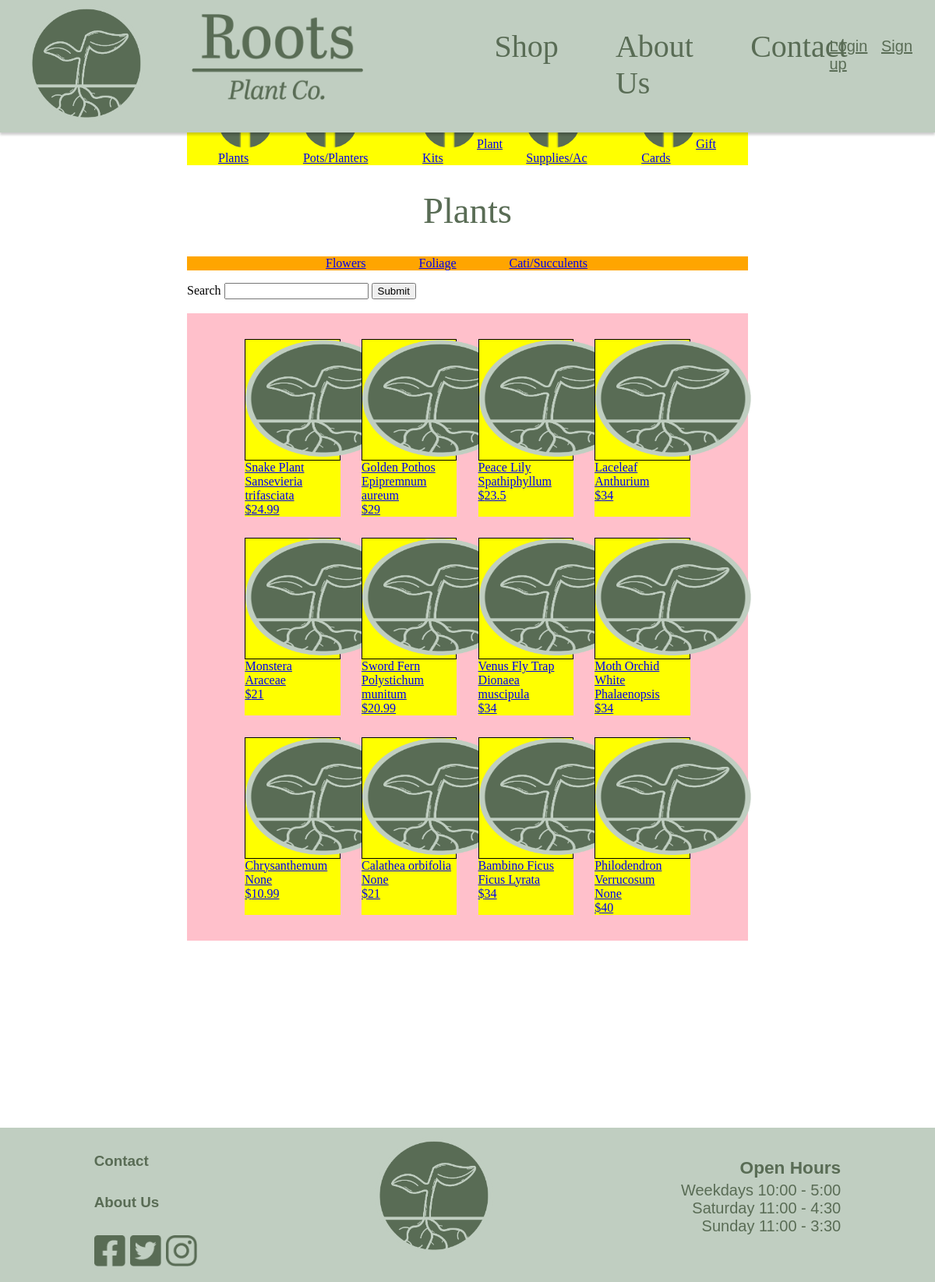
Before: /shopPlants with the older database file.
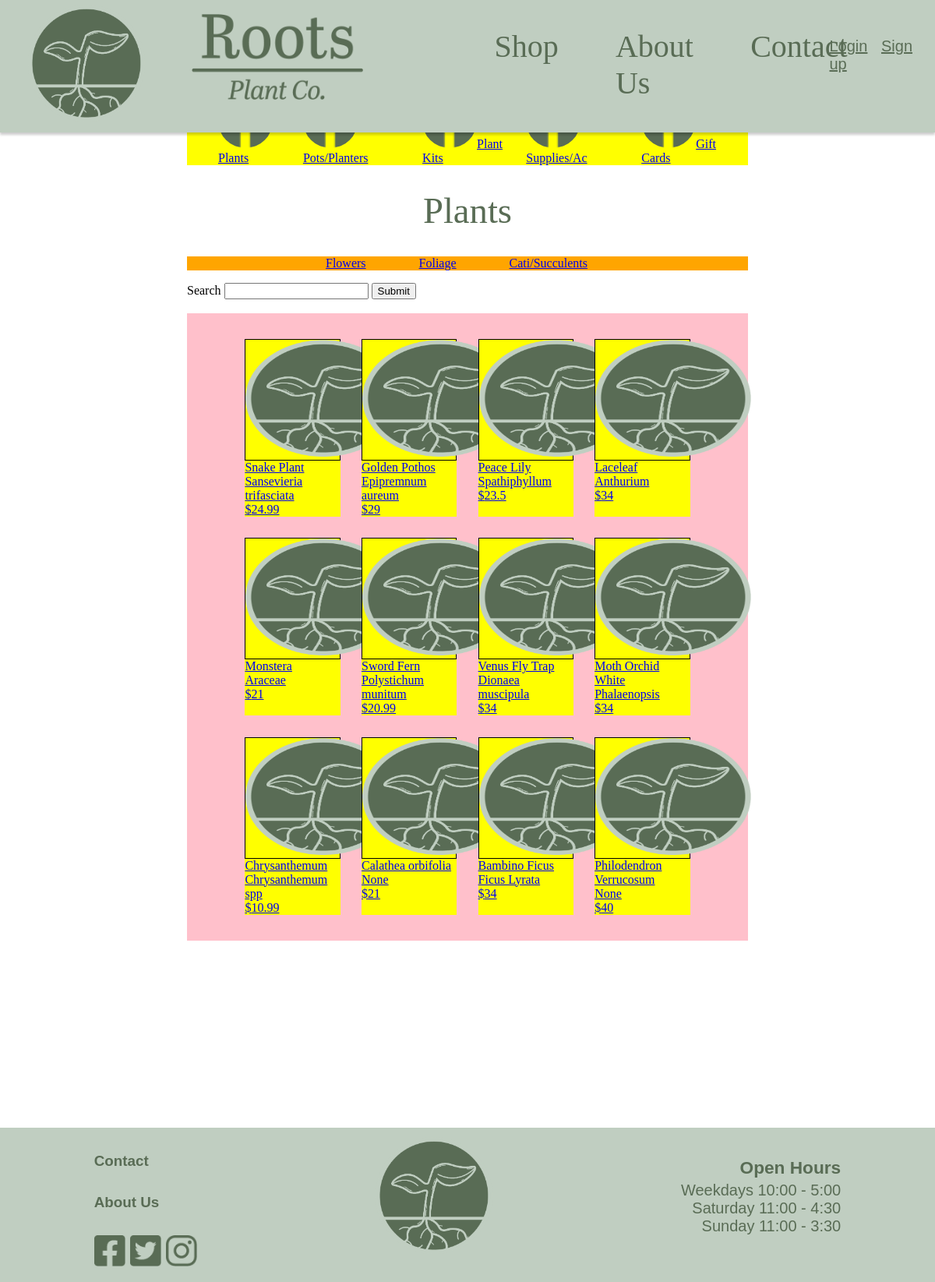
After: the same page with the newer database file.
### Website/models.py (models this page shows)
class ShopProducts(db.Model):
    __tablename__ = 'shopProducts'
    id = db.Column(db.Integer, primary_key=True)
    name = db.Column(db.String(150), nullable=False) #Is required
    summary = db.Column(db.String(500), nullable=True)
    description = db.Column(db.String(1000), nullable=True)
    price = db.Column(db.Integer, nullable=False) #Is required
    stock = db.Column(db.Integer, nullable=False) #Is required
    category = db.Column(db.String(150), nullable=False) #Is required
    subCategory = db.Column(db.String(150), nullable=True)
    subSubCategory = db.Column(db.String(150), nullable=True)
    imageUrl = db.Column(db.String(150), nullable=False) #Is required
    userId = db.Column(db.Integer, db.ForeignKey('user.id'))

### Website/views.py (the view)
@views.route('/shopPlants', methods=['GET', 'POST'])
def shopProductsPlants():
    form, products = getShopProducts()
    return render_template('shopPlants.html', user=current_user, products=products, form=form)

### Website/forms.py
class SearchForm(FlaskForm):
    search = StringField('Search')
    submit = SubmitField('Submit')

### Website/views.py (called while the page is built)
def getShopProducts():
    form = SearchForm()
    products = []
    if request.method == 'POST':
        if form.validate_on_submit():
            search_term = form.search.data
        if not search_term:
            flash('Please enter a search term', category='error')
        else:
            search_term = search_term.strip()
            search_words = search_term.split()
            products = ShopProducts.query.filter(
                (ShopProducts.name.contains(search_term)) |
                (ShopProducts.category.contains(search_term)) |
                (ShopProducts.summary.contains(search_term)) |
                db.or_(*[ShopProducts.description.contains(word) for word in search_words])
            ).all()
            if not products:
                flash('No products found', category='error')
    else:
        products = ShopProducts.query.all()
    return form, products

### Website/templates/shopPlants.html (shortened to what this page needs)
{% extends "shop.html" %}
{% block categoryTitle %}
<h1 class="title">Plants</h1>
{% endblock %}
{% block subNav %}
<div class="shopSubNav">
    <ul class="subNavItems">
        <li class="subNavItem"><a href="/shopPlantsFlowers">Flowers</a></li>
        <li class="subNavItem"><a href="/shopPlantsFoliage">Foliage</a></li>
        <li class="subNavItem"><a href="/shopPlantsCactiSucculents">Cati/Succulents</a></li>
    </ul>
</div>
{% endblock %}
{% block productDisplay %}
    <div class="flexContainer">
        {% for product in products %}
        {% if product.category == "Plants" %}
        <div class="flexBox">
            <a href = "/product/{{product.id}}">
            <div class="productImage">
                <img src="{{ url_for('static', filename='img/' + product.imageUrl) }}" width="200" height="150" alt="Plant image">
            </div>
            <div class="productName">
                {{ product.name }}
            </div>
            <div class="productSummary">
                {{ product.summary }}
            </div>
            <div class="productPrice">
                ${{ product.price }}
            </div>
        </a>
        </div>
        {% endif %}
        {% endfor %}
    </div>
</div>
{% endblock %}

Changed rows visible on the page:
changed ShopProducts "Chrysanthemum": summary "None" → "Chrysanthemum spp"
